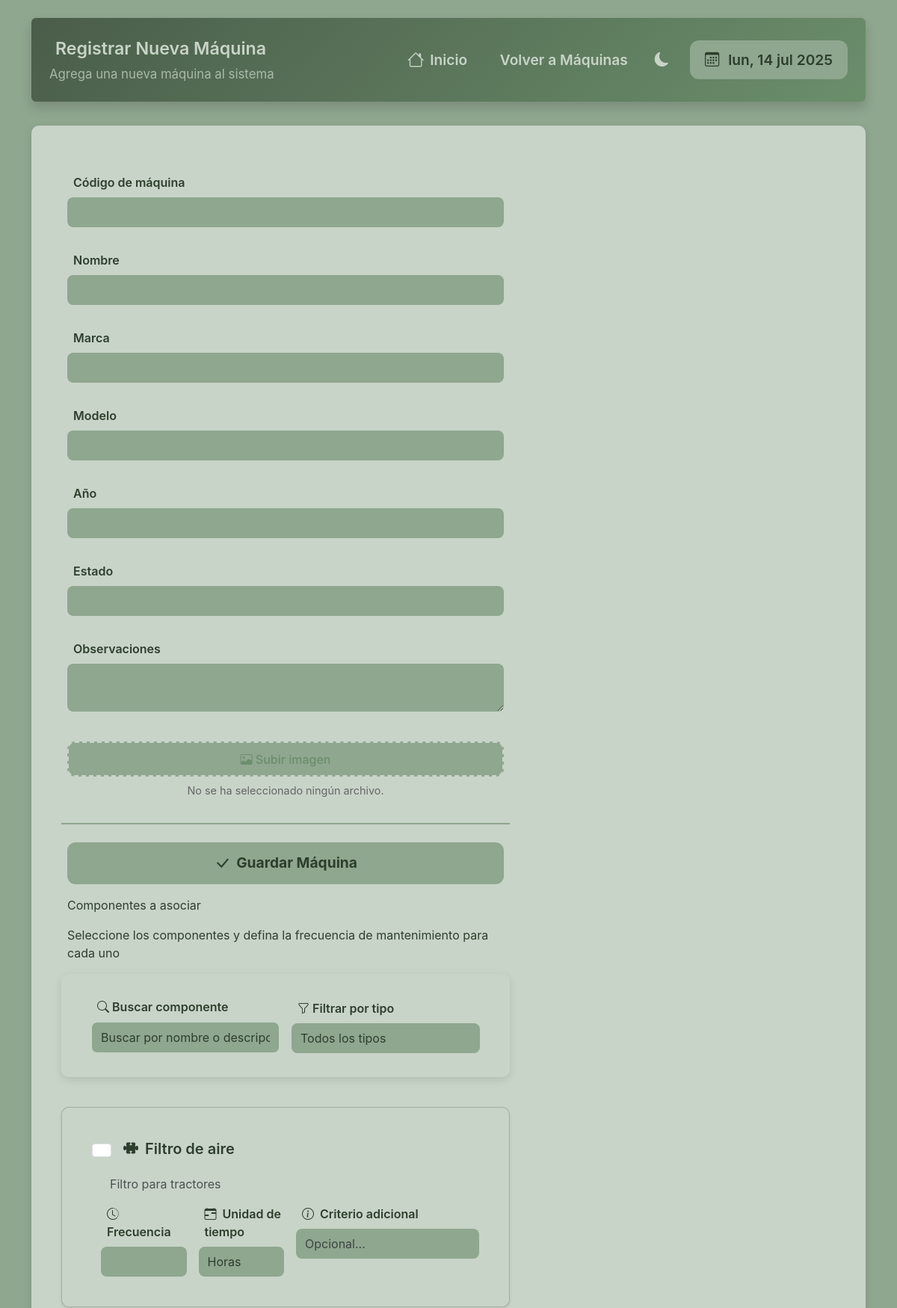
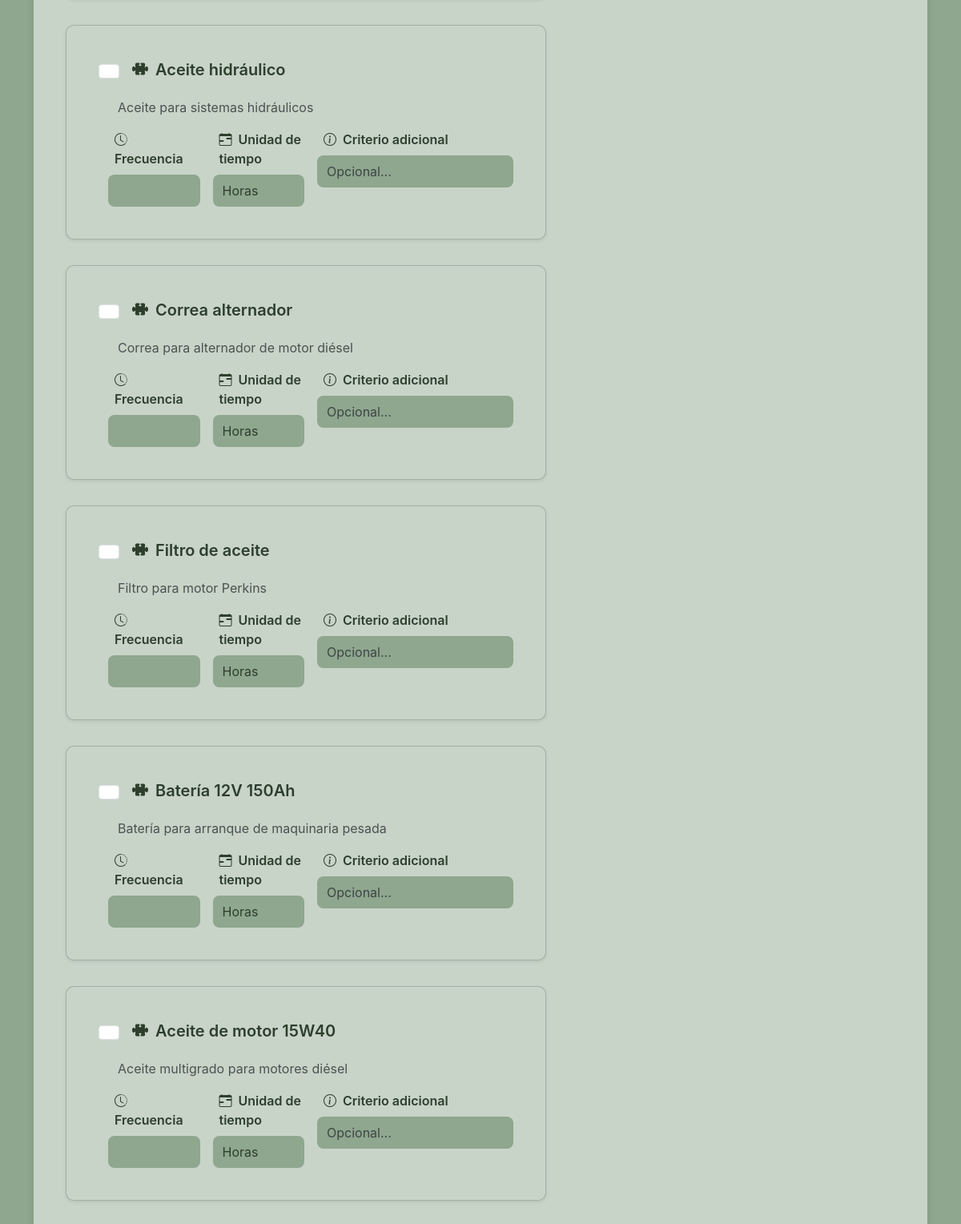
The page /maquina/agregar (upper part) on the database its author committed (2 pictures, top to bottom).
### tables this page shows
CREATE TABLE componentes (
        ID INTEGER PRIMARY KEY AUTOINCREMENT,
        ID_Componente TEXT UNIQUE,
        Nombre TEXT NOT NULL,
        Descripcion TEXT,
        Tipo TEXT,
        Foto TEXT,
        Marca TEXT,
        Modelo TEXT,
        Precio REAL
    );

### sistema_gestion_agricola/routes/maquinas.py (the view, shortened to what this page needs)
@maquinas_bp.route('/agregar', methods=['GET', 'POST'])
def agregar_maquina():
    from werkzeug.utils import secure_filename
    from flask import current_app
    import os
    conn = get_db_connection()
    componentes = conn.execute('SELECT * FROM componentes').fetchall()
    conn.close()
    return render_template('maquinas/agregar.html', componentes=componentes)

### sistema_gestion_agricola/utils/db.py (called while the page is built)
def get_db_connection():
    conn = sqlite3.connect('sistema_gestion_agricola.db', timeout=10)
    conn.row_factory = sqlite3.Row
    return conn

### sistema_gestion_agricola/templates/maquinas/agregar.html (shortened to what this page needs)
{% extends "base.html" %}
{% block content %}
<div class="page-wrapper">
    <div class="dashboard-header hidden-item p-4 shadow rounded">
        <div class="header-topbar">
            <div class="header-title">
                <h2 class="section-title"> Registrar Nueva Máquina</h2>
                <p class="section-subtitle d-none d-md-block opacity-75">Agrega una nueva máquina al sistema</p>
            </div>
            <div class="header-controls">
                <a href="{{ url_for('index') }}"
                    class="btn btn-outline-primary btn-sm ms-2">
                    <i class="bi bi-house"></i>
                    <span class="d-none d-md-block d-md-inline">Inicio</span>
                </a>
                <a href="{{ url_for('maquinas.listar_maquinas') }}"
                    class="btn btn-outline-primary btn-sm ms-2">
                    <span class="d-none d-md-block d-md-inline">Volver a Máquinas</span>
                </a>
                <button class="theme-toggle" id="themeToggle">
                    <i class="bi bi-moon-fill" id="themeIcon"></i>
                </button>
                <div class="calendar-badge fs-6 d-none d-lg-block">
                    <i class="bi bi-calendar3"></i> <span id="current-date"></span>
                </div>
            </div>
        </div>
    </div>
    <div class="card-section hidden-item mb-4">
        <div class="mt-0 card-section hidden-item" style="box-shadow: none;">
        <form method="POST" enctype="multipart/form-data" novalidate
            class="mt-0 hidden-item row g-3 needs-validation">
            <div class="mb-3">
                <label for="codigo" class="form-label">Código de máquina</label>
                <input type="text" name="codigo" id="codigo" class="form-control" required>
            </div>
            <div class="mb-3">
                <label for="nombre" class="form-label">Nombre</label>
                <input type="text" name="nombre" id="nombre" class="form-control" required>
            </div>
            <div class="mb-3">
                <label for="marca" class="form-label">Marca</label>
                <input type="text" name="marca" id="marca" class="form-control">
            </div>
            <div class="mb-3">
                <label for="modelo" class="form-label">Modelo</label>
                <input type="text" name="modelo" id="modelo" class="form-control">
            </div>
            <div class="mb-3">
                <label for="anio" class="form-label">Año</label>
                <input type="number" name="anio" id="anio" class="form-control">
            </div>
            <div class="mb-3">
                <label for="estado" class="form-label">Estado</label>
                <input type="text" name="estado" id="estado" class="form-control">
            </div>
            <div class="mb-3">
                <label for="observaciones" class="form-label">Observaciones</label>
                <textarea name="observaciones" id="observaciones" class="form-control"></textarea>
            </div>
            <div class="custom-file-upload mb-3">
                <label for="foto" class="upload-label">
                    <i class="bi bi-image"></i> Subir imagen
                </label>
                <div id="file-name" class="file-name-preview">
                    {% if maquina and maquina.Foto %}
                        Imagen actual: {{ maquina.Foto }}
                    {% else %}
                        No se ha seleccionado ningún archivo.
                    {% endif %}
                </div>
            </div>
            <div class="d-flex gap-3 mt-2 pt-2 custom-border justify-content-center">
                <button type="submit" class="btn btn-agri-primary w-100" style="border: transparent;">
                    <i class="bi bi-check-lg"></i> Guardar Máquina
                </button>
            </div>
            <h4>Componentes a asociar</h4>
            <p>Seleccione los componentes y defina la frecuencia de mantenimiento para cada uno</p>
            <div class="card-section hidden-item mb-4" style="padding: 2rem 2.5rem;">
                <div class="row g-3 align-items-end">
                    <div class="col-md-6">
                    <label for="searchInput" class="form-label">
                        <i class="bi bi-search"></i> Buscar componente
                    </label>
                    <input type="text" class="form-control" id="searchInput" placeholder="Buscar por nombre o descripción...">
                    </div>
                    <div class="col-md-6">
                    <label for="filterType" class="form-label">
                        <i class="bi bi-funnel"></i> Filtrar por tipo
                    </label>
                    <select class="form-select" id="filterType">
                        <option value="">Todos los tipos</option>
                    </select>
                    </div>
                </div>
            </div>
            {% for c in componentes %}
            <div class="component-card card shadow-sm mb-3 hidden-item"
                data-name="{{ c.Nombre|lower }}"
                data-description="{{ c.Descripcion|lower }}"
                data-type="{{ c.Tipo|lower if c.Tipo else '' }}">
                <div class="card-body d-flex flex-column">
                    <div class="d-flex align-items-center mb-2">
                    <input type="checkbox"
                            id="comp_{{ c.ID_Componente }}"
                            name="componentes_seleccionados"
                            value="{{ c.ID_Componente }}"
                            class="form-check-input me-2 mt-0">
                    <label for="comp_{{ c.ID_Componente }}" class="form-check-label fw-semibold fs-5">
                        <i class="bi bi-puzzle-fill me-1"></i>
                        {{ c.Nombre }}
                    </label>
                    </div>
                    <p class="text-muted mb-3 ms-4">
                    {{ c.Descripcion or "Sin descripción" }}
                    </p>
                    <div class="row g-3 ms-1">
                    <div class="col-md-3">
                        <label for="frecuencia_{{ c.ID_Componente }}" class="form-label">
                        <i class="bi bi-clock-history me-1"></i> Frecuencia
                        </label>
                        <input type="number"
                            name="frecuencia_{{ c.ID_Componente }}"
                            id="frecuencia_{{ c.ID_Componente }}"
                            class="form-control"
                            min="1">
                    </div>
                    <div class="col-md-3">
                        <label for="unidad_{{ c.ID_Componente }}" class="form-label">
                        <i class="bi bi-calendar-range me-1"></i> Unidad de tiempo
                        </label>
                        <select name="unidad_{{ c.ID_Componente }}"
                                id="unidad_{{ c.ID_Componente }}"
                                class="form-select">
                        <option value="horas">Horas</option>
                        </select>
                    </div>
                    <div class="col-md-6">
                        <label for="criterio_{{ c.ID_Componente }}" class="form-label">
                        <i class="bi bi-info-circle me-1"></i> Criterio adicional
                        </label>
                        <input type="text"
                            name="criterio_{{ c.ID_Componente }}"
                            id="criterio_{{ c.ID_Componente }}"
                            class="form-control"
                            placeholder="Opcional...">
                    </div>
                    </div>
                </div>
            </div>
            {% endfor %}
        </form>
    </div>
</div>
{% endblock %}

### sistema_gestion_agricola/static/css/base.css (style rules this page uses)
html, body, div, span, applet, object, iframe, h1, h2, h3, h4, h5, h6, p, blockquote, pre, a, abbr, acronym, address, big, cite, code, del, dfn, em, img, ins, kbd, q, s, samp, small, strike, strong, sub, sup, tt, var, b, u, i, center, dl, dt, dd, ol, ul, li, fieldset, form, label, legend, table, caption, tbody, tfoot, thead, tr, th, td, article, aside, canvas, details, embed, figure, figcaption, footer, header, hgroup, menu, nav, output, ruby, section, summary, time, mark, audio, video { margin: 0; padding: 0; border: 0; font-size: 100%; font: inherit; vertical-align: baseline; box-sizing: border-box; }
body { line-height: 1.5; font-family: 'Inter', 'Segoe UI', Arial, sans-serif; background: var(--bg-color); color: var(--text-color); min-height: 100vh; -webkit-font-smoothing: antialiased; -moz-osx-font-smoothing: grayscale; transition: var(--transition); }
a { color: var(--agri-green, #388e3c); text-decoration: none; transition: color 0.2s; }
input, select, textarea, button { font-family: inherit; font-size: 1rem; border-radius: 6px; border: 1px solid var(--border-color, #e9ecef); padding: 0.5em 0.75em; outline: none; transition: border-color 0.2s, box-shadow 0.2s; }
button { cursor: pointer; border: none; background: none; }
.mt-2 { margin-top: 1rem !important; }
.mb-2 { margin-bottom: 1rem !important; }
.w-100 { width: 100% !important; }
.h-100 { height: 100% !important; }
.d-flex { display: flex !important; }
.flex-column { flex-direction: column !important; }
.align-items-center { align-items: center !important; }
.justify-content-center { justify-content: center !important; }
*, *::before, *::after { box-sizing: border-box; }

### sistema_gestion_agricola/static/css/theme.css (style rules this page uses)
:root { --agri-green-primary: #6b8e6b; --agri-green-secondary: #8fa68f; --agri-green-tertiary: #a8bba8; --agri-green-dark: #4a5d4a; --agri-green-darker: #3a4a3a; --agri-green-light: #e8f0e8; --agri-green-muted: #c8d4c8; --card-bg: var(--agri-green-primary); --text-color: #2d3e2d; --radius: 8px; --transition: all 0.3s cubic-bezier(.4,2,.6,1); --hover-bg: var(--agri-green-tertiary); --btn-primary: var(--agri-green-primary); --btn-primary-hover: var(--agri-green-tertiary); --btn-secondary: var(--agri-green-primary); --btn-secondary-hover: var(--agri-green-dark); --btn-accent: var(--agri-green-primary); --btn-accent-hover: var(--agri-green-dark); --btn-neutral: var(--agri-green-muted); --btn-neutral-hover: var(--agri-green-secondary); --btn-disabled: var(--agri-green-darker); --btn-disabled-text: var(--agri-green-muted); }
[data-bs-theme="light"] { --bg-color: var(--agri-green-secondary); --text-color: #2d3e2d; --card-bg: var(--agri-green-muted) !important; --header-bg: linear-gradient(135deg, var(--agri-green-dark), var(--agri-green-primary)); --hover-bg: var(--agri-green-tertiary); --hover-text: var(--agri-green-darker); --agri-light: #f8fafc; --agri-dark: #2a2f2a; --btn-bg-primary: var(--agri-green-secondary); --btn-text-primary: var(--agri-green-dark); --btn-border-primary: var(--agri-green-dark); --btn-bg-secondary: var(--agri-green-dark); --btn-text-secondary: var(--agri-green-tertiary); --btn-border-secondary: var(--agri-green-tertiary); --btn-bg-tertiary: var(--agri-green-muted); --btn-text-tertiary: var(--agri-green-darker); --btn-border-tertiary: var(--agri-green-darker); }
body, .card-section, .dashboard-header, .btn, .badge { transition: var(--transition); }

### sistema_gestion_agricola/static/css/custom.css (style rules this page uses)
.custom-border { border-top: 2px solid var(--agri-green-secondary) !important; }
.custom-file-upload { margin-top: 0.5rem; }
.upload-label { display: inline-block; padding: 0.6rem 1rem; color: var(--agri-green-primary); background-color: var(--bg-color); border: 2px dashed var(--card-bg); border-radius: 10px; cursor: pointer; font-weight: 500; transition: background-color 0.3s; width: 100%; text-align: center; margin: 0 !important; margin-top: 1rem !important; }
.file-name-preview { margin-top: 0.5rem; font-size: 0.9rem; color: #666; text-align: center; }
.machine-card, .component-card, .providers-card { display: flex; flex-direction: column; cursor: pointer; }

### sistema_gestion_agricola/static/css/base-card.css (style rules this page uses)
.card, .card-section, .machine-card, .component-card, .machine-detail-card, .providers-card, .compact-panel, .card.detail-card { --card-radius: 10px; --card-padding: 1.5rem; --card-shadow: 0 4px 12px rgba(0, 0, 0, 0.1); --card-gap: 1.5rem; background: var(--card-bg); border-radius: var(--card-radius); box-shadow: var(--card-shadow); padding: var(--card-padding); margin-bottom: var(--card-gap); display: flex; flex-direction: column; }

### rows shown on the page
componentes: Nombre "Filtro de aire", Descripcion "Filtro para tractores", ID_Componente "Horas"
componentes: Nombre "Aceite hidráulico", Descripcion "Aceite para sistemas hidráulicos", ID_Componente "Horas"
componentes: Nombre "Correa alternador", Descripcion "Correa para alternador de motor diésel", ID_Componente "Horas"
componentes: Nombre "Filtro de aceite", Descripcion "Filtro para motor Perkins", ID_Componente "Horas"
componentes: Nombre "Batería 12V 150Ah", Descripcion "Batería para arranque de maquinaria pesada", ID_Componente "Horas"
componentes: Nombre "Aceite de motor 15W40", Descripcion "Aceite multigrado para motores diésel", ID_Componente "Horas"
